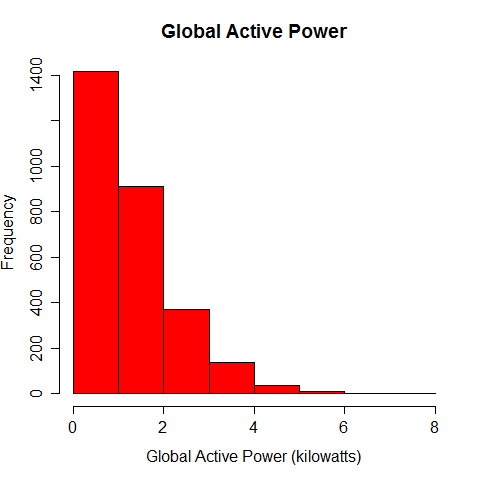

The script that saved this image:
# plot1

# rm(list = ls())
# Sys.setlocale('LC_TIME', 'C')
source("PrepareHouseholdData.R")
data <- PrepareHouseholdData()

hist(data$GlobalActPower, 
     breaks = 10, 
     col = "red", 
     xlab = "Global Active Power (kilowatts)", 
     main = "Global Active Power")
dev.copy(png, file = "plot1.png", width = 480, height = 480)
dev.off()